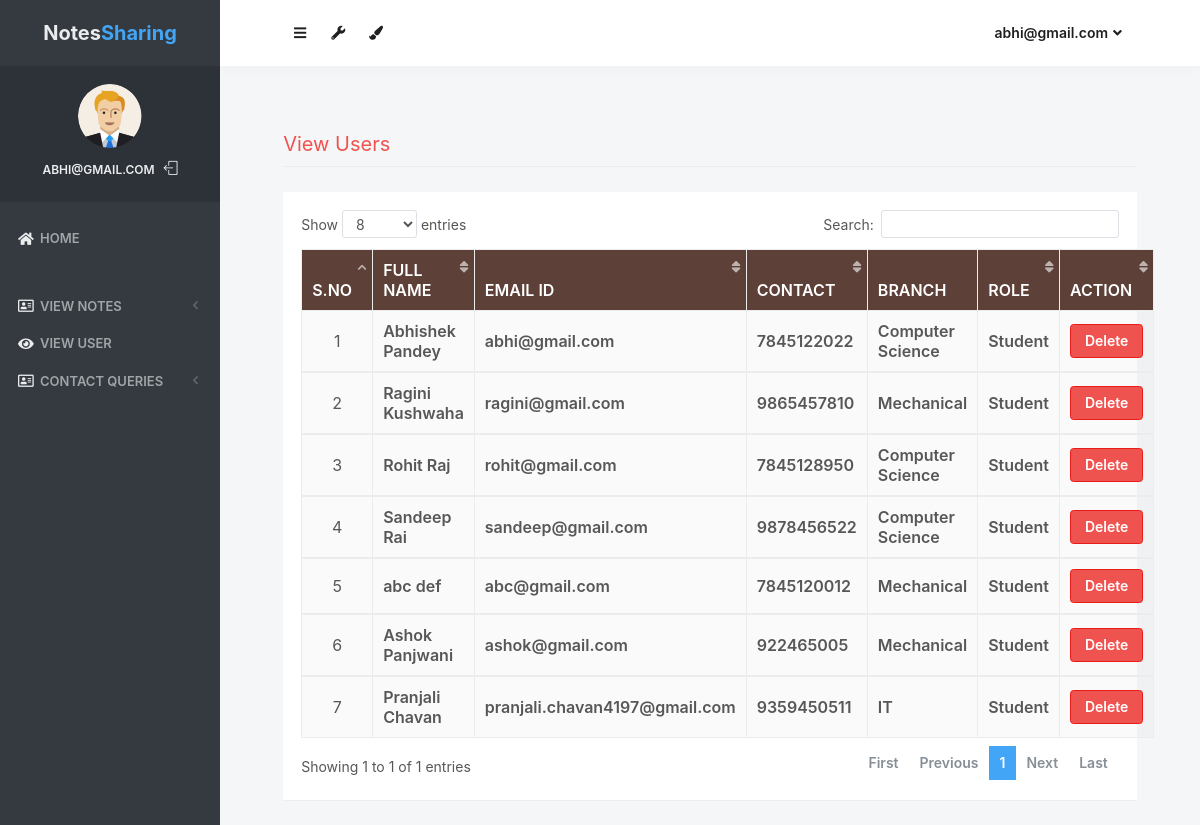
The app's page /view_users (signed in) with its own data.
### notes/models.py (models this page shows, shortened)
class Signup(models.Model):
    user = models.ForeignKey(User,on_delete=models.CASCADE)
    contact = models.CharField(max_length=10)
    branch = models.CharField(max_length=30)
    role = models.CharField(max_length=15)

### notes/views.py (the view)
# urls.py: path('view_users', view_users, name='view_users'),
def view_users(request):
    if not request.user.is_authenticated:
        return redirect('login_admin')
    users = Signup.objects.all()
    d = {'users':users}
    return render(request,'view_users.html',d)

### notes/templates/view_users.html (shortened to what this page needs)
{% load static %}
<html lang="en" class="no-focus">
    <head>
        <link rel="stylesheet" href="{% static 'js/plugins/datatables/dataTables.bootstrap4.min.css' %}">
        <link rel="stylesheet" id="css-main" href="{% static 'css1/codebase.min.css' %}">
    </head>
    <body>
        <div id="page-container" class="sidebar-o sidebar-inverse side-scroll page-header-fixed main-content-narrow">
         {% include "sidebar.html" %}
            {% include "admin_nav.html" %}
            <main id="main-container">
                <div class="content">
                    <h2 class="content-heading text-danger">View Users</h2>
                    <div class="block">
                        <div class="block-content block-content-full">
                            <table class="table table-bordered table-striped table-vcenter js-dataTable-full-pagination" style="width:100%">
                                <thead class="text-white" style="background-color : #5d4037;">
                                    <tr>
                                        <th class="text-center">S.No</th>
                                        <th class="d-none d-sm-table-cell">Full Name</th>
                                        <th class="d-none d-sm-table-cell">Email ID</th>
                                        <th class="d-none d-sm-table-cell">Contact</th>
                                        <th class="d-none d-sm-table-cell">Branch</th>
                                        <th class="d-none d-sm-table-cell">Role</th>
                                        <th class="d-none d-sm-table-cell" style="width: 15%;">Action</th>
                                    </tr>
                                </thead>
                                {% for i in users %}
                                <tbody>
                                    <tr>
                                        <td class="text-center">{{forloop.counter}}</td>
                                        <td class="font-w600">{{i.user.first_name}} {{i.user.last_name}}</td>
					                    <td class="font-w600">{{i.user.username}}</td>
					                    <td class="font-w600">{{i.contact}}</td>
					                    <td class="font-w600">{{i.branch}}</td>
					                    <td class="font-w600">{{i.role}}</td>
					                    <td class="font-w600"><a href="{% url 'delete_users' i.user.id %}" class="btn btn-danger" onclick="return confirm('Are your sure to Delete ?')">Delete</a></td>
					                </tr>
                                        {% endfor %}
                                </tbody>
                            </table>
                        </div>
                    </div>
                </div>
            </main>
        </div>
 <link rel="stylesheet" href="https://use.fontawesome.com/releases/v5.6.3/css/all.css">
    </body>
</html>

### notes/templates/sidebar.html (shortened to what this page needs)
{% load static %}
   <nav id="sidebar">
                <div id="sidebar-scroll">
                    <div class="sidebar-content">
                        <div class="content-header content-header-fullrow px-15">
                            <div class="content-header-section text-center align-parent sidebar-mini-hidden">
                                <div class="content-header-item">
                                    <a class="link-effect font-w700" href="{% url 'admin_home' %}">
                                           <span class="font-size-xl text-dual-primary-dark">Notes</span><span class="font-size-xl text-primary">Sharing</span>
                                    </a>
                                </div>
                            </div>
                        </div>
                        <div class="content-side content-side-full content-side-user px-10 align-parent">
                            <div class="sidebar-mini-hidden-b text-center">
                                <a class="img-link" href="be_pages_generic_profile.html">
                                    <img class="img-avatar" src="{% static 'img/avatars/user1.png' %}" alt="">
                                </a>
                                <ul class="list-inline mt-10">
                                    <li class="list-inline-item">
                                        <a class="link-effect text-dual-primary-dark font-size-xs font-w600 text-uppercase" href="{% url 'admin_home' %}">{{ request.user.username }}</a>
                                    </li>
                                    <li class="list-inline-item">
                                        <a class="link-effect text-dual-primary-dark" href="{% url 'logout' %}">
                                            <i class="si si-logout"></i>
                                        </a>
                                    </li>
                                </ul>
                            </div>
                        </div>
                        <div class="content-side content-side-full">
                            <ul class="nav-main">
                                <li class="open">
                                    <a href="{% url 'admin_home' %}"><i class="fas fa-home"></i><span class="sidebar-mini-hide">Home</span></a>
                                </li>
                                <li class="nav-main-heading"><span class="sidebar-mini-visible">UI</span></li>
                                <li>
                                    <a class="nav-submenu" data-toggle="nav-submenu"><i class="far fa-address-card"></i>View Notes</a>
                                </li>
                                <li>
                                    <a  href="{% url 'view_users' %}"><i class="fas fa-eye"></i><span class="sidebar-mini-hide">View User</span></a>
                                </li>
                                <li>
                                    <a class="nav-submenu" data-toggle="nav-submenu"><i class="far fa-address-card"></i>Contact Queries</a>
                                </li>
                           </ul>
                        </div>
                    </div>
                </div>
            </nav>

### notes/templates/admin_nav.html (shortened to what this page needs)
{% load static %}
            <header id="page-header">
                <div class="content-header">
                    <div class="content-header-section">
                        <button type="button" class="btn btn-circle btn-dual-secondary" data-toggle="layout" data-action="sidebar_toggle">
                            <i class="fa fa-navicon"></i>
                        </button>
                        <div class="btn-group" role="group">
                            <button type="button" class="btn btn-circle btn-dual-secondary" id="page-header-options-dropdown" data-toggle="dropdown" aria-haspopup="true" aria-expanded="false">
                                <i class="fa fa-wrench"></i>
                            </button>
                        </div>
                        <div class="btn-group" role="group">
                            <button type="button" class="btn btn-circle btn-dual-secondary" id="page-header-themes-dropdown" data-toggle="dropdown" aria-haspopup="true" aria-expanded="false">
                                <i class="fa fa-paint-brush"></i>
                            </button>
                        </div>
                    </div>
                    <div class="content-header-section">
                        <div class="btn-group" role="group">
                            <button type="button" class="btn btn-rounded btn-dual-secondary" id="page-header-user-dropdown" data-toggle="dropdown" aria-haspopup="true" aria-expanded="false">
                                {{ request.user.username}}<i class="fa fa-angle-down ml-5"></i>
                            </button>
                        </div>
                    </div>
                </div>
            </header>

### records on screen
Signup: user.first_name "Abhishek", user.last_name "Pandey", user.username "abhi@gmail.com", contact "7845122022", branch "Computer Science", role "Student"
Signup: user.first_name "Ragini", user.last_name "Kushwaha", user.username "ragini@gmail.com", contact "9865457810", branch "Mechanical", role "Student"
Signup: user.first_name "Rohit", user.last_name "Raj", user.username "rohit@gmail.com", contact "7845128950", branch "Computer Science", role "Student"
Signup: user.first_name "Sandeep", user.last_name "Rai", user.username "sandeep@gmail.com", contact "9878456522", branch "Computer Science", role "Student"
Signup: user.first_name "abc", user.last_name "def", user.username "abc@gmail.com", contact "7845120012", branch "Mechanical", role "Student"
Signup: user.first_name "Ashok", user.last_name "Panjwani", user.username "ashok@gmail.com", contact "922465005", branch "Mechanical", role "Student"
Signup: user.first_name "Pranjali", user.last_name "Chavan", user.username "pranjali.chavan4197@gmail.com", contact "9359450511", branch "IT", role "Student"

### other values on screen
{{ request.user.username }} "ABHI@GMAIL.COM"
{{ request.user.username }} "abhi@gmail.com"
